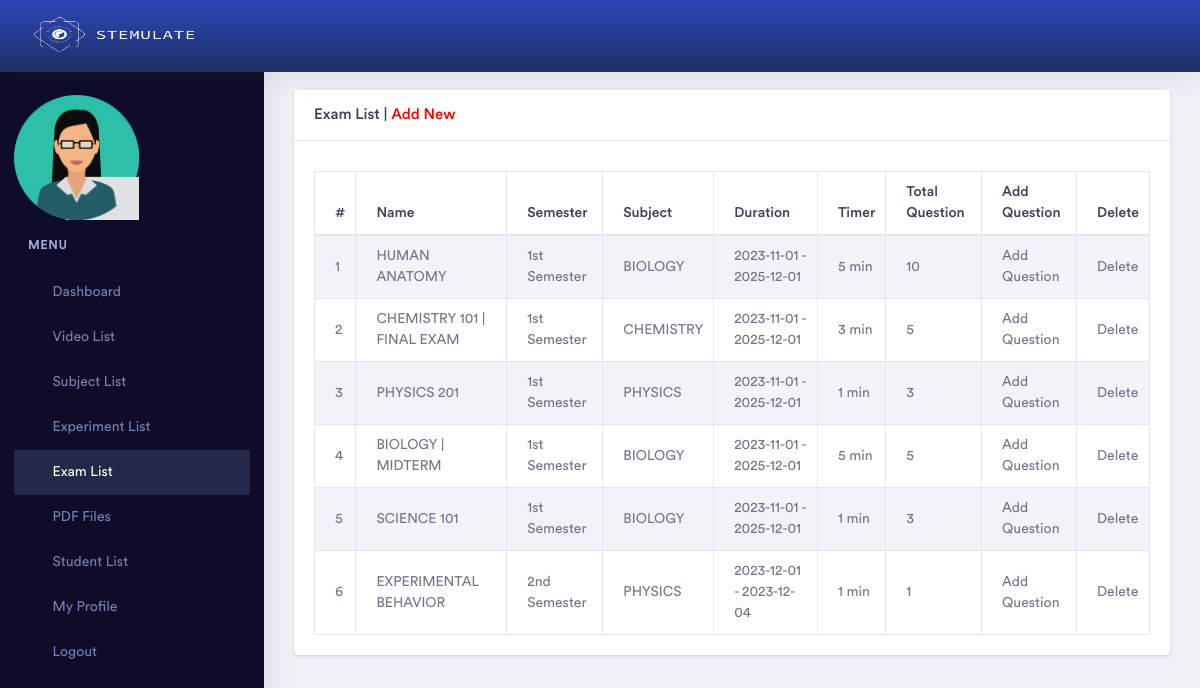
/admin/exam_list.php (signed in), run on the app's committed database.
### tables this page shows
CREATE TABLE `exam` (
  `id` int(11) NOT NULL,
  `semester_id` int(11) NOT NULL,
  `subject_id` int(11) NOT NULL,
  `name` varchar(255) NOT NULL,
  `status` int(11) NOT NULL,
  `admin_id` int(11) NOT NULL,
  `duration` int(11) DEFAULT NULL,
  `question_mark` int(11) DEFAULT NULL,
  `total_mark` int(11) DEFAULT NULL,
  `total_question` int(11) NOT NULL,
  `startDate` date DEFAULT NULL,
  `endDate` date DEFAULT NULL
);

CREATE TABLE `semester` (
  `id` int(11) NOT NULL,
  `name` varchar(255) NOT NULL,
  `status` int(11) NOT NULL,
  `admin_id` int(11) NOT NULL,
  `startDate` date DEFAULT NULL,
  `endDate` date DEFAULT NULL
);

CREATE TABLE `subject` (
  `id` int(11) NOT NULL,
  `semester_id` int(11) NOT NULL,
  `name` varchar(255) NOT NULL,
  `status` int(11) NOT NULL,
  `admin_id` int(11) NOT NULL,
  `startDate` date DEFAULT NULL,
  `endDate` date DEFAULT NULL
);

### admin/exam_list.php (the view, shortened to what this page needs)
<?php
    if ($_SESSION['p'] != "") {
?>
<!doctype html>
<html lang="en">
<head>
    <?php include 'head.php'; ?>
</head>
<body>
    <div class="dashboard-main-wrapper">
         <div class="dashboard-header">
            <?php include 'header.php';  ?>
        </div>
       <div class="nav-left-sidebar sidebar-dark">
            <?php include 'left_menu.php'; ?>
        </div>
        <div class="dashboard-wrapper">
            <div class="container-fluid  dashboard-content">
                <div class="row">
                    <div class="col-xl-12 col-lg-12 col-md-12 col-sm-12 col-12">
                        <div class="card">
                            <h5 class="card-header">Exam List | <a href="exam_add.php" style="color:red;">Add New</a></h5>
                            <span style="padding-left:20px; padding-top:10px;">
                            </span>
                            <div class="card-body">
                                <div class="table-responsive">
                                    <table class="table table-striped table-bordered">
                                        <thead>
                                            <tr>
                                                <th>#</th>
                                                <th>Name</th>
                                                <th>Semester</th>
                                                <th>Subject</th>
                                                <th>Duration</th>
                                                <th>Timer</th>
                                                <th>Total Question</th>
                                                <th>Add Question</th>
                                                <th>Delete</th>
                                            </tr>
                                        </thead>
                                        <tbody>
                                            <?php
                                                include 'db.php';
                                                $sl = 0;
                                                $query = mysqli_query($link, "select * from exam where status = '1' and admin_id = '$_SESSION[id]' ");
                                                while($data = mysqli_fetch_array($query)) {
                                            ?>
                                            <tr>
                                                <td><?php echo ++$sl; ?></td>
                                                <td><?php echo $data['name']; ?></td>
                                                <td>
                                                    <?php
                                                        $query2 = mysqli_query($link, "select * from semester where id = '$data[semester_id]'");
                                                        while($data2 = mysqli_fetch_array($query2)) {
                                                            echo $data2['name'];
                                                        }
                                                    ?>
                                                </td>
                                                <td>
                                                    <?php
                                                        $query2 = mysqli_query($link, "select * from subject where id = '$data[subject_id]'");
                                                            while($data2 = mysqli_fetch_array($query2)) {
                                                            echo $data2['name'];
                                                        }
                                                    ?>
                                                </td>
                                                <td><?php echo $data['startDate'];?> - <?php echo $data['endDate']; ?></td>
                                                <td><?php echo $data['duration']; ?> min</td>
                                                <td><?php echo $data['total_question']; ?></td>
                                                <td><a href="question_add.php?exam_id=<?php echo $data['id']; ?>&q=<?php echo $data['total_question']; ?>">Add Question</a></td>
                                                <td><a href="?id=<?php echo $data['id']; ?>" onclick="return confirm('Delete Confirm?');">Delete</a></td>
                                            </tr>
                                            <?php } ?>
                                        </tbody>
                                    </table>
                                </div>
                            </div>
                        </div>
                    </div>
                </div>
            </div>
        </div>
    </div>
</body>
</html>
<?php
} else {
    echo "<script>";
    echo "self.location='index.php?msg=<font color=red>Please Login First.</font>';";
    echo "</script>";
}
?>

### data on the page
exam: name "HUMAN ANATOMY", startDate "2023-11-01", endDate "2025-12-01", duration "5", total_question "10"
semester: name "1st Semester"
subject: name "BIOLOGY"
exam: name "CHEMISTRY 101 | FINAL EXAM", startDate "2023-11-01", endDate "2025-12-01", duration "3", total_question "5"
subject: name "CHEMISTRY"
exam: name "PHYSICS 201", startDate "2023-11-01", endDate "2025-12-01", duration "1", total_question "3"
subject: name "PHYSICS"
exam: name "BIOLOGY | MIDTERM", startDate "2023-11-01", endDate "2025-12-01", duration "5", total_question "5"
exam: name "SCIENCE 101", startDate "2023-11-01", endDate "2025-12-01", duration "1", total_question "3"
exam: name "EXPERIMENTAL BEHAVIOR", startDate "2023-12-01", endDate "2023-12-04", duration "1", total_question "1"
semester: name "2nd Semester"
